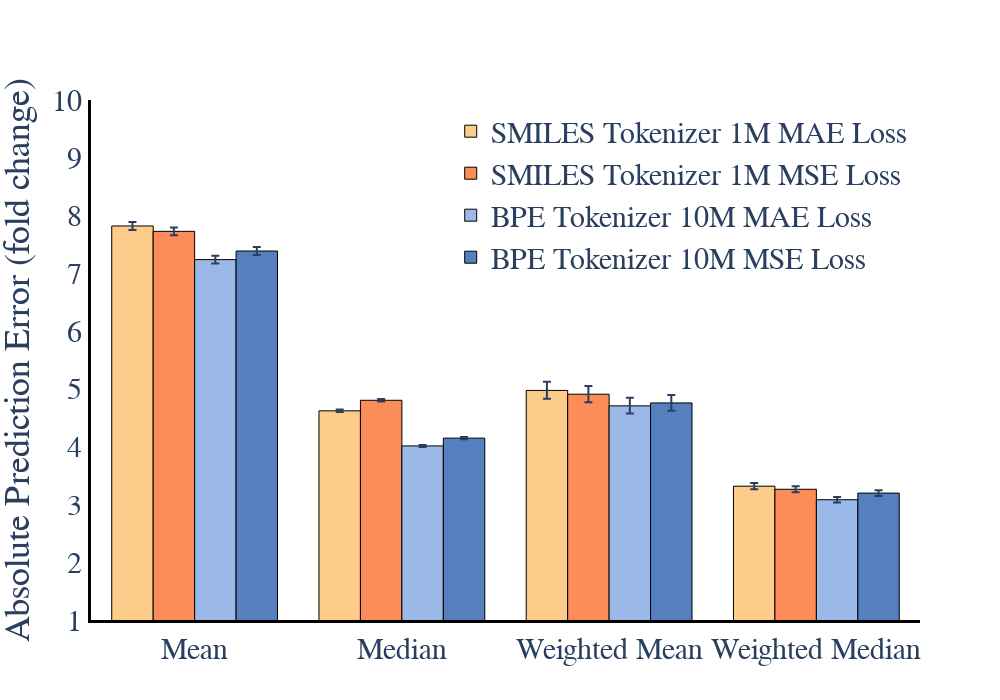

This figure's notebook cell:
### Code cell
PlotNonEndpointSpecific('EC50EC10_withoverlap', save_figures=False)

### Figure 1 — Plotly figure (JSON) as saved in the notebook; plotly's stock layout.template omitted (floating-point values rounded to 4 significant figures)
{"data": [{"error_y": {"array": [0.06945, 0.02115, 0.1499, 0.0538], "arrayminus": [0.06883, 0.02105, 0.1455, 0.05294], "symmetric": false, "type": "data"}, "marker": {"color": "#fdcc8a", "line": {"color": "Black", "width": 1}}, "name": "SMILES Tokenizer 1M MAE Loss", "type": "bar", "x": ["Mean", "Median", "Weighted Mean", "Weighted Median"], "y": [7.82, 4.62, 4.974, 3.316]}, {"error_y": {"array": [0.06578, 0.02254, 0.1441, 0.05142], "arrayminus": [0.06523, 0.02243, 0.14, 0.05062], "symmetric": false, "type": "data"}, "marker": {"color": "#fc8d59", "line": {"color": "Black", "width": 1}}, "name": "SMILES Tokenizer 1M MSE Loss", "type": "bar", "x": ["Mean", "Median", "Weighted Mean", "Weighted Median"], "y": [7.726, 4.803, 4.908, 3.262]}, {"error_y": {"array": [0.06752, 0.01698, 0.1383, 0.04799], "arrayminus": [0.06689, 0.01691, 0.1344, 0.04725], "symmetric": false, "type": "data"}, "marker": {"color": "#9bb9e8", "line": {"color": "Black", "width": 1}}, "name": "BPE Tokenizer 10M MAE Loss", "type": "bar", "x": ["Mean", "Median", "Weighted Mean", "Weighted Median"], "y": [7.237, 4.013, 4.706, 3.082]}, {"error_y": {"array": [0.06795, 0.01784, 0.1393, 0.05038], "arrayminus": [0.06733, 0.01777, 0.1354, 0.0496], "symmetric": false, "type": "data"}, "marker": {"color": "#567fbf", "line": {"color": "Black", "width": 1}}, "name": "BPE Tokenizer 10M MSE Loss", "type": "bar", "x": ["Mean", "Median", "Weighted Mean", "Weighted Median"], "y": [7.386, 4.148, 4.757, 3.196]}], "layout": {"barmode": "group", "font": {"family": "Serif", "size": 30}, "height": 700, "legend": {"x": 0.99, "xanchor": "right", "y": 0.99, "yanchor": "top"}, "plot_bgcolor": "rgba(0, 0, 0, 0)", "width": 1000, "xaxis": {"linecolor": "Black", "linewidth": 3, "showline": true}, "yaxis": {"linecolor": "Black", "linewidth": 3, "range": [1, 10], "showline": true, "tickfont": {"size": 30}, "title": {"text": "Absolute Prediction Error (fold change)"}}}}
